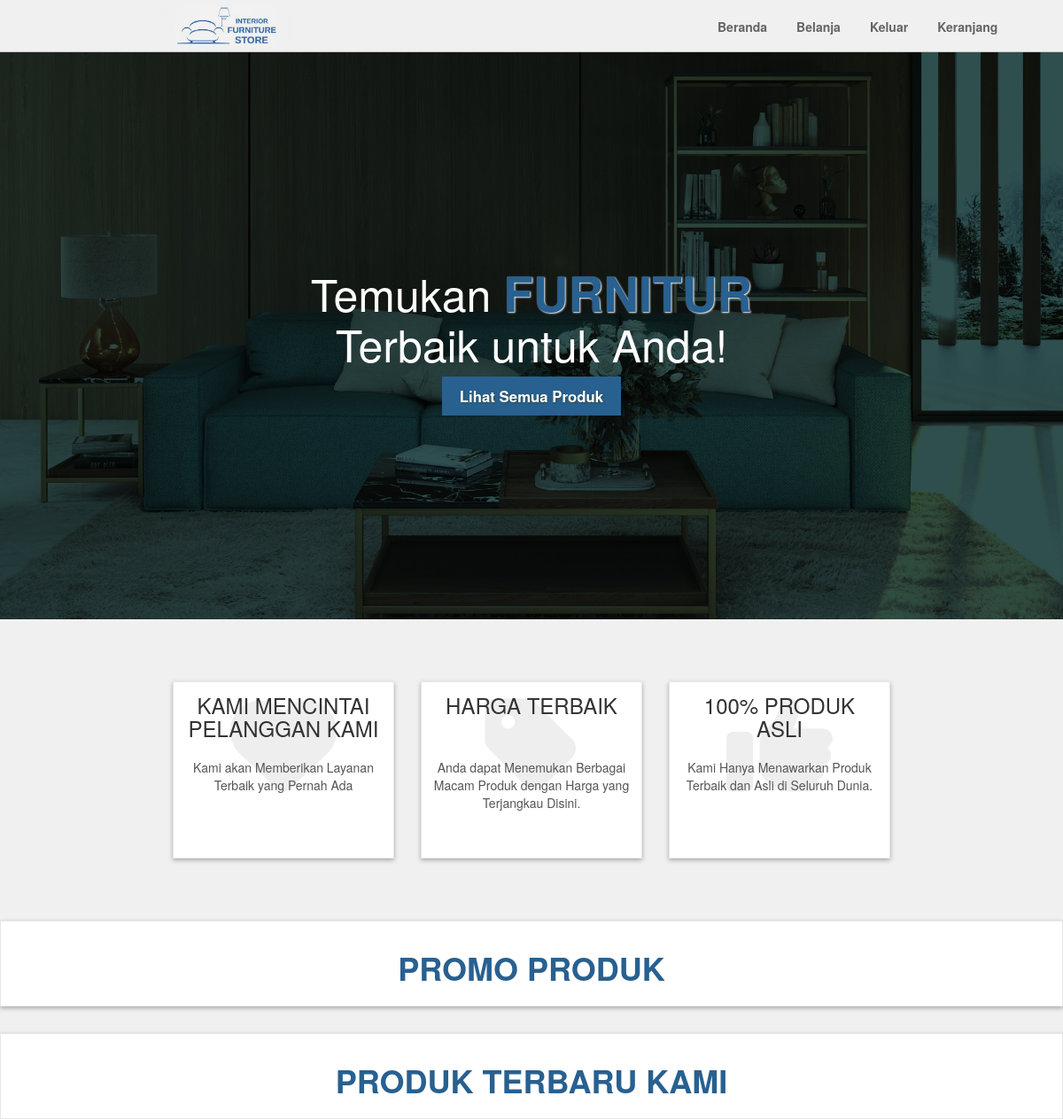
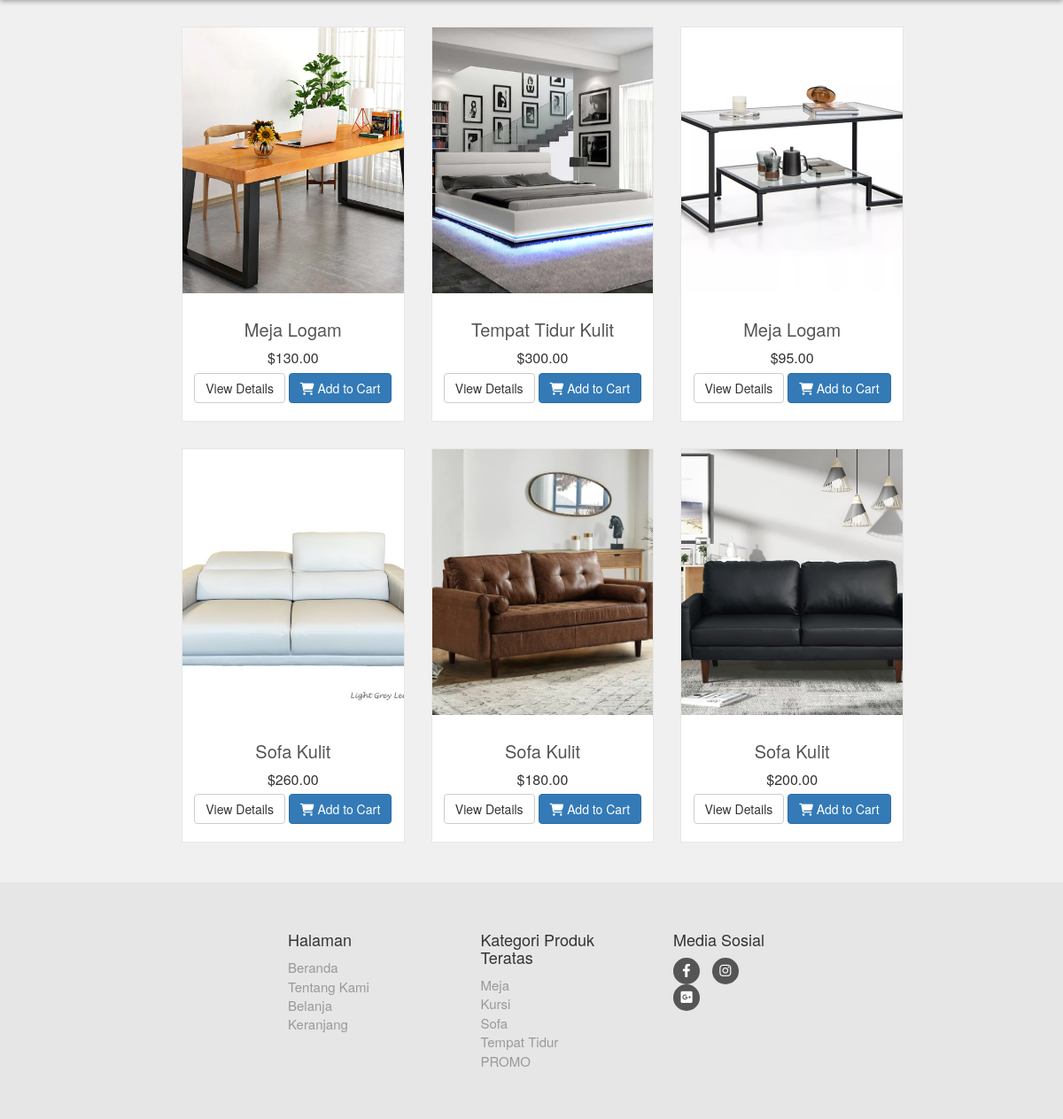
/index.php (signed in), run on the app's committed database (2 pictures, top to bottom).
### tables this page shows
CREATE TABLE `products` (
  `product_id` bigint(8) NOT NULL,
  `p_category_id` int(10) NOT NULL,
  `p_material_id` int(10) NOT NULL,
  `product_title` varchar(50) NOT NULL,
  `product_description` varchar(120) NOT NULL,
  `product_price` decimal(7,2) NOT NULL,
  `product_discount` int(4) NOT NULL,
  `product_image1` text NOT NULL,
  `product_image2` text NOT NULL,
  `product_image3` text NOT NULL
);

CREATE TABLE `product_categories` (
  `p_category_id` int(10) NOT NULL,
  `p_category_title` varchar(50) NOT NULL,
  `p_category_desc` varchar(200) NOT NULL
);

### includes/functions.php (the view, shortened to what this page needs)
<?php
$db = mysqli_connect("localhost", "root", "", "joviweb3");
function getPro() {
    global $db;
    $get_products = "select * from products where p_category_id!='7' order by 1 DESC LIMIT 0,6";
    $run_products = mysqli_query($db, $get_products);
    while($row_products=mysqli_fetch_array($run_products)){
        $pro_id = $row_products['product_id'];
        $pro_title = $row_products['product_title'];
        $pro_price = $row_products['product_price'];
        $pro_image1 = $row_products['product_image1'];
        echo "
        <div class='col-md-4 col-sm-6 single'>
            <div class='product'>
                <a href='details.php?pro_id=$pro_id'>
                    <img class='img-responsive' src='product_images/$pro_image1'>
                </a>
                <div class='text'>
                    <h3>
                        <a href='details.php?pro_id=$pro_id'>
                            $pro_title
                        </a>
                    </h3>
                    <p class='price'>
                        $$pro_price
                    </p>
                    <p class='button'>
                        <a class='btn btn-default' href='details.php?pro_id=$pro_id'>
                            View Details
                        </a>
                        <a class='btn btn-primary' href='details.php?pro_id=$pro_id'>
                            <i class='fa fa-shopping-cart'></i> Add to Cart
                        </a>
                    </p>
                 </div>
            </div>
        </div>
        ";
    }
}
?>

### includes/footer.php (shortened to what this page needs)
<div id="footer">
    <div class="holder">
        <div class="row justify-content-center">
            <div class="col-sm-6 col-md-3">
                <h4>Halaman</h4>
                <ul>
                    <li><a href="index.php">Beranda</a></li>
                    <li><a href="index.php">Tentang Kami</a></li>
                    <?php if(isset($_SESSION['user'])): ?>
                        <li><a href="shop.php">Belanja</a></li>
                        <li><a href="cart.php">Keranjang</a></li>
                    <?php else: ?>
                        <li><a href="login.php">Belanja </a></li>
                        <li><a href="login.php">Keranjang </a></li>
                    <?php endif; ?>
                </ul>
            </div>
            <div class="com-sm-6 col-md-3">
            <h4>Kategori Produk Teratas</h4>
            <ul>
                <?php
                    $get_p_categories = "select * from product_categories";
                    $run_p_categories = mysqli_query($db, $get_p_categories);
                    while($row_p_categories=mysqli_fetch_array($run_p_categories)){
                        $p_category_id = $row_p_categories['p_category_id'];
                        $p_category_title = $row_p_categories['p_category_title'];
                        if(isset($_SESSION['user'])){
                            echo "
                                <li>
                                    <a href ='shop.php?p_categories=$p_category_id'>
                                        $p_category_title
                                    </a>
                                </li>
                            ";
                        }
                    }
                ?>
            </ul>
        </div>
            <div class="col-sm-6 col-md-2">
                <h4>Media Sosial</h4>
                <p class="social">
                    <a href="https://www.facebook.com/IstimewaPremiumFurniture?mibextid=ZbWKwL" class="fa-brands fa-facebook-f"></a>
                    <a href="https://www.instagram.com/istimewa_furniture?igsh=MXNmdjY4ZnE1YmRvNg==" class="fa-brands fa-instagram"></a>
                    <a href="https://www.lalamove.com/id/blog/pengiriman-furniture-rumah-minimalis/" class="fa-brands fa-square-google-plus"></a>
                </p>
            </div>
        </div>
    </div>
</div>

### style/style.css (style rules this page uses)
* { box-sizing: border-box; margin: 0; padding: 0; }
ul, li, dl, ol, p, a, img { margin: 0; padding: 0; }
body { font-size: 14px; line-height: 1.42857143; color: #333333; background-color: #f0f0f0 !important; font-family: 'Roboto', sans-serif; }
.holder { width: 70%; margin: 0 auto; }
img { max-width: 100%; }
#content img { width: 100%; object-fit: cover; max-width: none; min-height: 300px; max-height: 300px; }
.single { width: 290px; }
#content .product { background-color: #ffffff; border: 1px solid #e6e6e6; margin-bottom: 30px; box-sizing: border-box; }
#content .product .text { padding: 10px 10px 0; }
#content .product .text p.price { font-size: 16px; text-align: center; font-weight: 400; margin-bottom: 5px; }
#content .product .text .button { text-align: center; clear: both; }
#content .product .text .button .btn { margin-bottom: 10px; }
#content .product .text h3 { text-align: center; font-size: 20px; }
#content .product .text h3 a { color: rgb(85, 85, 85); }
#footer { margin-top: 15px; background: #e6e6e6; padding: 45px 0; }
#footer a { color: #999999; text-decoration: none; }
#footer ul { list-style: none; padding-left: 0px; font-size: 15px; }
#footer .social { text-align: left; }
#footer .social a { margin: 0 10px 0 0; display: inline-block; color: #ffffff; width: 30px; height: 30px; border-radius: 15px; line-height: 30px; font-size: 15px; text-align: center; vertical-align: bottom; background-color: #555555; text-decoration: none; }

### data on the page
products: product_image1 (picture), product_title "Meja Logam", product_price "130.00"
products: product_image1 (picture), product_title "Tempat Tidur Kulit", product_price "300.00"
products: product_image1 (picture), product_title "Meja Logam", product_price "95.00"
products: product_image1 (picture), product_title "Sofa Kulit", product_price "260.00"
products: product_image1 (picture), product_title "Sofa Kulit", product_price "180.00"
products: product_image1 (picture), product_title "Sofa Kulit", product_price "200.00"
product_categories: p_category_title "Meja"
product_categories: p_category_title "Kursi"
product_categories: p_category_title "Sofa"
product_categories: p_category_title "Tempat Tidur"
product_categories: p_category_title "PROMO"
